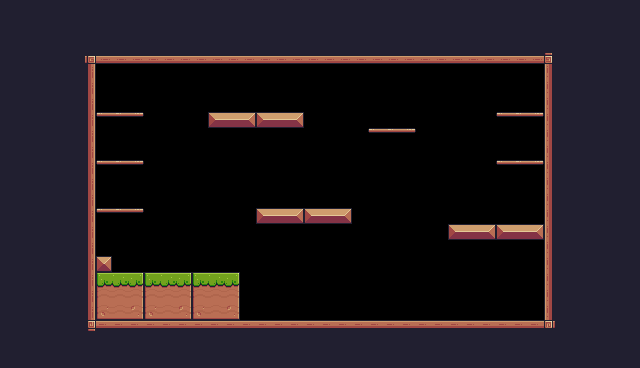

Below is a game level as drawn by its tile map, then a one-line description and the .tmx file that defines it, in full:
An orthogonal 40x23 tile map with 16x16 px tiles, 1 tile layer (Background), 2 tilesets and 40 objects (20x Fruit, 9x Platform, Player, Checkpoint, Chicken, ...).

<map version="1.10" tiledversion="1.10.2" orientation="orthogonal" renderorder="right-down" width="40" height="23" tilewidth="16" tileheight="16" infinite="0" nextlayerid="4" nextobjectid="79">
 <tileset firstgid="1" source="Adventure.tsx" />
 <tileset firstgid="243" source="Pixel Adventure.tsx" />
 <layer id="1" name="Background" width="40" height="23">
  <properties>
   <property name="BackgroundColor" value="Gray" />
  </properties>
  <data encoding="csv">
24,24,24,24,24,24,24,24,24,24,24,24,24,24,24,24,24,24,24,24,24,24,24,24,24,24,24,24,24,24,24,24,24,24,24,24,24,24,24,24,
24,24,24,24,24,24,24,24,24,24,24,24,24,24,24,24,24,24,24,24,24,24,24,24,24,24,24,24,24,24,24,24,24,24,24,24,24,24,24,24,
24,24,24,24,24,24,24,24,24,24,24,24,24,24,24,24,24,24,24,24,24,24,24,24,24,24,24,24,24,24,24,24,24,24,24,24,24,24,24,24,
24,24,24,24,24,92,134,134,134,134,134,134,134,134,134,134,134,134,134,134,134,134,134,134,134,134,134,134,134,134,134,134,134,134,93,24,24,24,24,24,
24,24,24,24,24,113,0,0,0,0,0,0,0,0,0,0,0,0,0,0,0,0,0,0,0,0,0,0,0,0,0,0,0,0,111,24,24,24,24,24,
24,24,24,24,24,113,0,0,0,0,0,0,0,0,0,0,0,0,0,0,0,0,0,0,0,0,0,0,0,0,0,0,0,0,111,24,24,24,24,24,
24,24,24,24,24,113,0,0,0,0,0,0,0,0,0,0,0,0,0,0,0,0,0,0,0,0,0,0,0,0,0,0,0,0,111,24,24,24,24,24,
24,24,24,24,24,113,40,41,42,0,0,0,0,13,14,15,13,14,15,0,0,0,0,0,0,0,0,0,0,0,0,40,41,42,111,24,24,24,24,24,
24,24,24,24,24,113,0,0,0,0,0,0,0,0,0,0,0,0,0,0,0,0,0,40,41,42,0,0,0,0,0,0,0,0,111,24,24,24,24,24,
24,24,24,24,24,113,0,0,0,0,0,0,0,0,0,0,0,0,0,0,0,0,0,0,0,0,0,0,0,0,0,0,0,0,111,24,24,24,24,24,
24,24,24,24,24,113,282,283,284,0,0,0,0,0,0,0,0,0,0,0,0,0,0,0,0,0,0,0,0,0,0,40,41,42,111,24,24,24,24,24,
24,24,24,24,24,113,0,0,0,0,0,0,0,0,0,0,0,0,0,0,0,0,0,0,0,0,0,0,0,0,0,0,0,0,111,24,24,24,24,24,
24,24,24,24,24,113,0,0,0,0,0,0,0,0,0,0,0,0,0,0,0,0,0,0,0,0,0,0,0,0,0,0,0,0,111,24,24,24,24,24,
24,24,24,24,24,113,282,283,284,0,0,0,0,0,0,0,255,256,257,255,256,257,0,0,0,0,0,0,0,0,0,0,0,0,111,24,24,24,24,24,
24,24,24,24,24,113,0,0,0,0,0,0,0,0,0,0,0,0,0,0,0,0,0,0,0,0,0,0,13,14,15,255,256,257,111,24,24,24,24,24,
24,24,24,24,24,113,0,0,0,0,0,0,0,0,0,0,0,0,0,0,0,0,0,0,0,0,0,0,0,0,0,0,0,0,111,24,24,24,24,24,
24,24,24,24,24,113,35,0,0,0,0,0,0,0,0,0,0,0,0,0,0,0,0,0,0,0,0,0,0,0,0,0,0,0,111,24,24,24,24,24,
24,24,24,24,24,113,249,250,251,249,250,251,249,250,251,0,0,0,0,0,0,0,0,0,0,0,0,0,0,0,0,0,0,0,111,24,24,24,24,24,
24,24,24,24,24,113,271,272,273,271,272,273,271,272,273,0,0,0,0,0,0,0,0,0,0,0,0,0,0,0,0,0,0,0,111,24,24,24,24,24,
24,24,24,24,24,113,293,294,295,293,294,295,293,294,295,0,0,0,0,0,0,0,0,0,0,0,0,0,0,0,0,0,0,0,111,24,24,24,24,24,
24,24,24,24,24,114,90,90,90,90,90,90,90,90,90,90,90,90,90,90,90,90,90,90,90,90,90,90,90,90,90,90,90,90,115,24,24,24,24,24,
24,24,24,24,24,24,24,24,24,24,24,24,24,24,24,24,24,24,24,24,24,24,24,24,24,24,24,24,24,24,24,24,24,24,24,24,24,24,24,24,
24,24,24,24,24,24,24,24,24,24,24,24,24,24,24,24,24,24,24,24,24,24,24,24,24,24,24,24,24,24,24,24,24,24,24,24,24,24,24,24
</data>
 </layer>
 <objectgroup id="2" name="Spawnpoints">
  <object id="3" name="Player" type="Player" x="192" y="208" width="31.7898" height="31.7898" />
  <object id="4" x="387.959" y="-53.1984" width="1.29752" />
  <object id="54" name="Bananas" type="Fruit" x="112" y="80" width="32" height="32" />
  <object id="55" name="Cherries" type="Fruit" x="112" y="128" width="32" height="32" />
  <object id="56" name="Apple" type="Fruit" x="112" y="176" width="32" height="32" />
  <object id="57" name="Bananas" type="Fruit" x="208" y="80" width="32" height="32" />
  <object id="58" name="Bananas" type="Fruit" x="240" y="80" width="32" height="32" />
  <object id="59" name="Bananas" type="Fruit" x="272" y="80" width="32" height="32" />
  <object id="60" name="Kiwi" type="Fruit" x="256" y="176" width="32" height="32" />
  <object id="62" name="Kiwi" type="Fruit" x="288" y="176" width="32" height="32" />
  <object id="63" name="Kiwi" type="Fruit" x="320" y="176" width="32" height="32" />
  <object id="64" name="Cherries" type="Fruit" x="384" y="96" width="32" height="32" />
  <object id="65" name="Cherries" type="Fruit" x="448" y="192" width="32" height="32" />
  <object id="66" name="Cherries" type="Fruit" x="496" y="128" width="32" height="32" />
  <object id="67" name="Cherries" type="Fruit" x="496" y="80" width="32" height="32" />
  <object id="68" name="Orange" type="Fruit" x="288" y="144" width="32" height="32" />
  <object id="69" type="Checkpoint" x="480" y="160" width="64" height="64" />
  <object id="70" name="Kiwi" type="Fruit" x="368" y="288" width="32" height="32" />
  <object id="71" name="Kiwi" type="Fruit" x="400" y="288" width="32" height="32" />
  <object id="72" name="Kiwi" type="Fruit" x="432" y="288" width="32" height="32" />
  <object id="73" name="Kiwi" type="Fruit" x="336" y="288" width="32" height="32" />
  <object id="74" name="Kiwi" type="Fruit" x="368" y="256" width="32" height="32" />
  <object id="75" name="Kiwi" type="Fruit" x="400" y="256" width="32" height="32" />
  <object id="76" name="Chicken" type="Chicken" x="288" y="288" width="32" height="32">
   <properties>
    <property name="offNeg" type="float" value="4" />
    <property name="offPos" type="float" value="12" />
   </properties>
  </object>
  <object id="78" name="Saw" type="Saw" x="416" y="144" width="32" height="32">
   <properties>
    <property name="isVertical" type="bool" value="true" />
    <property name="offNeg" type="float" value="5" />
    <property name="offPos" type="float" value="4" />
   </properties>
  </object>
 </objectgroup>
 <objectgroup id="3" name="Collisions">
  <object id="6" x="80" y="64" width="16" height="272" />
  <object id="7" x="80" y="48" width="480" height="16" />
  <object id="9" x="544" y="64" width="16" height="256" />
  <object id="11" x="96" y="320" width="464" height="16" />
  <object id="19" type="Platform" x="208" y="112" width="96" height="16" />
  <object id="23" type="Platform" x="448" y="224" width="96" height="16" />
  <object id="37" type="Platform" x="96" y="208" width="48" height="16" />
  <object id="38" type="Platform" x="96" y="160" width="48" height="16" />
  <object id="39" type="Platform" x="96" y="112" width="48" height="16" />
  <object id="42" type="Platform" x="368" y="128" width="48" height="16" />
  <object id="43" type="Platform" x="496" y="112" width="48" height="16" />
  <object id="44" type="Platform" x="496" y="160" width="48" height="16" />
  <object id="48" x="96" y="272" width="144" height="48" />
  <object id="52" x="96" y="256" width="16" height="16" />
  <object id="53" type="Platform" x="256" y="208" width="96" height="16" />
 </objectgroup>
</map>
